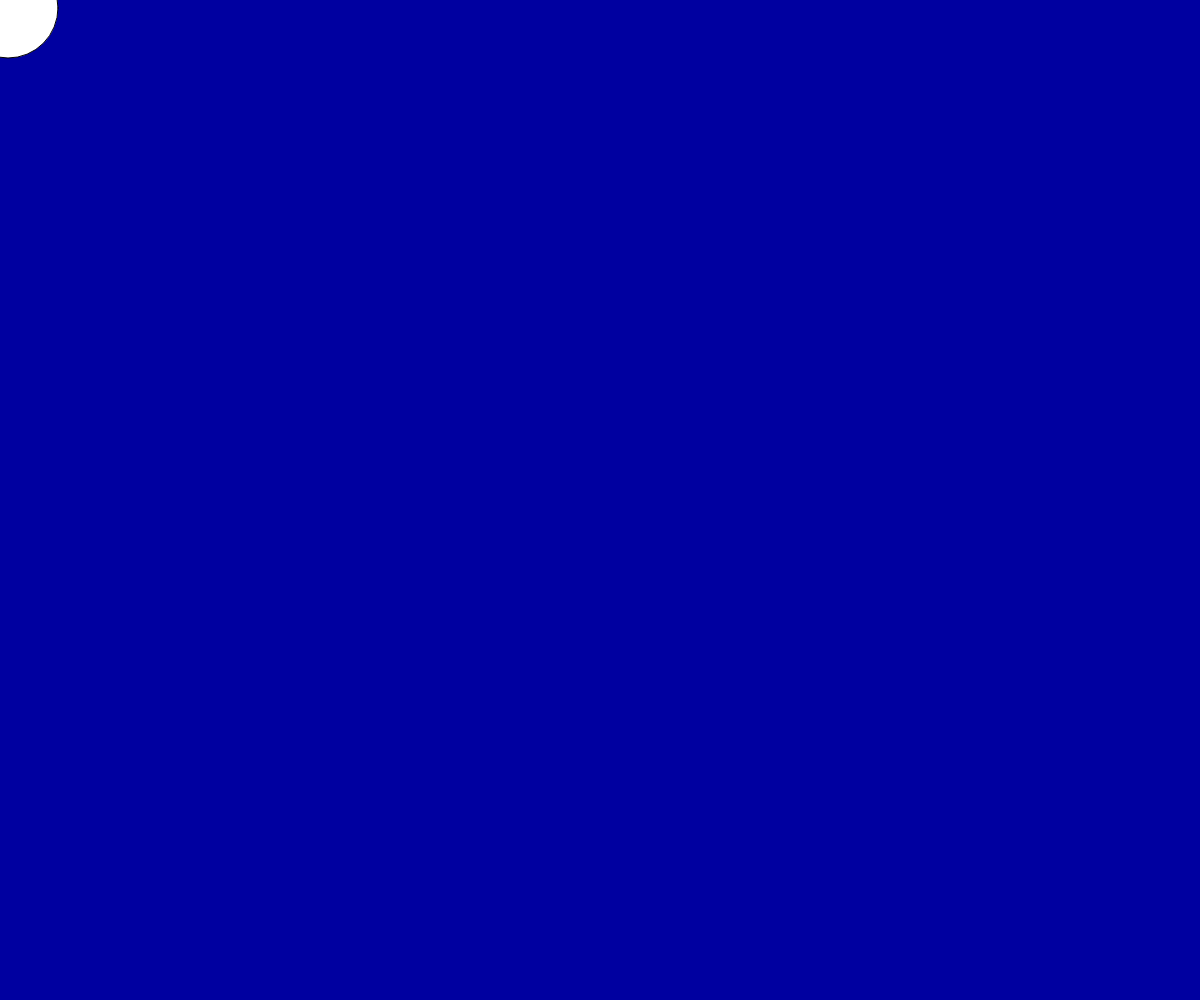
Frame 1 (no input)
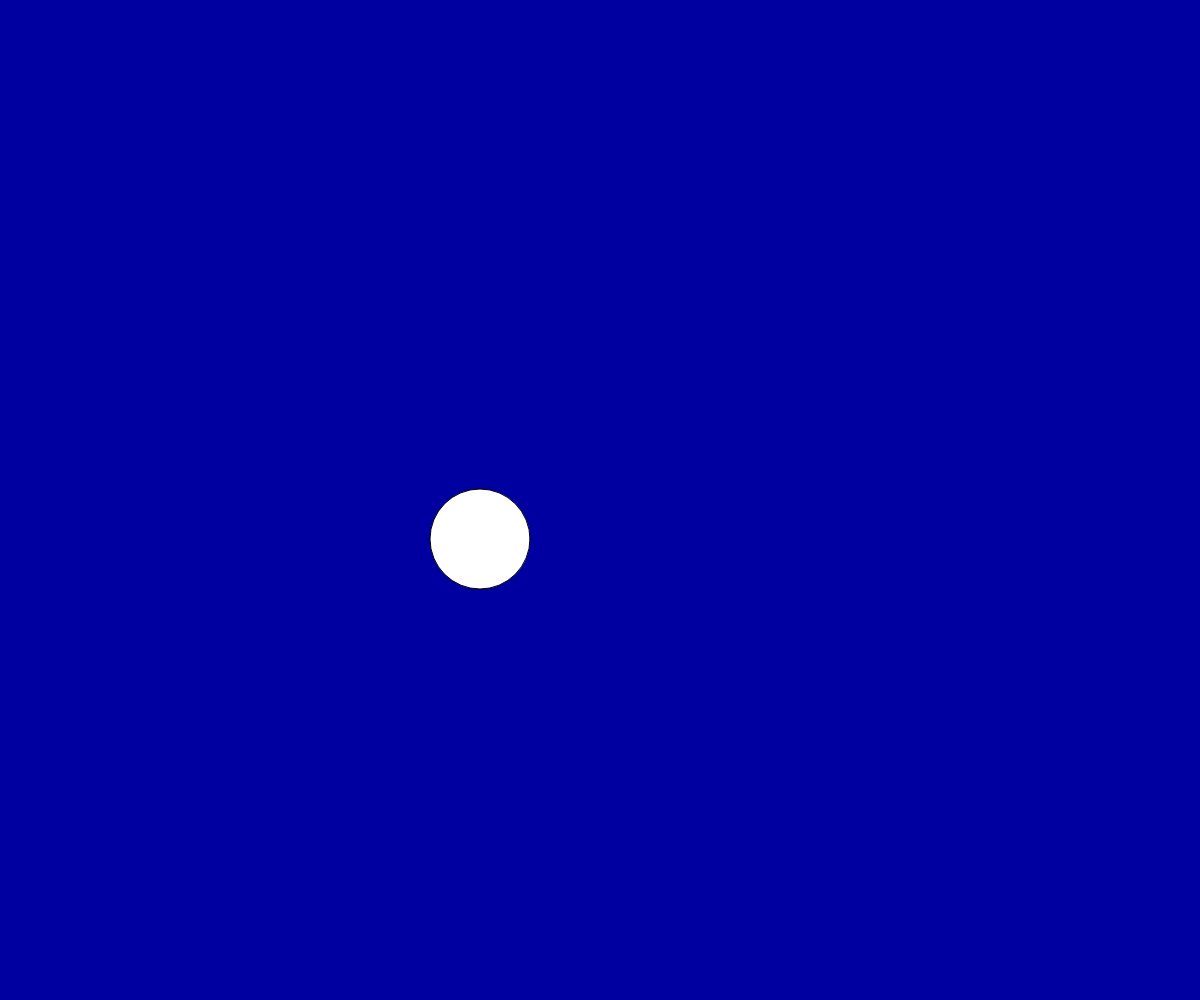
Frame 60 (no input)
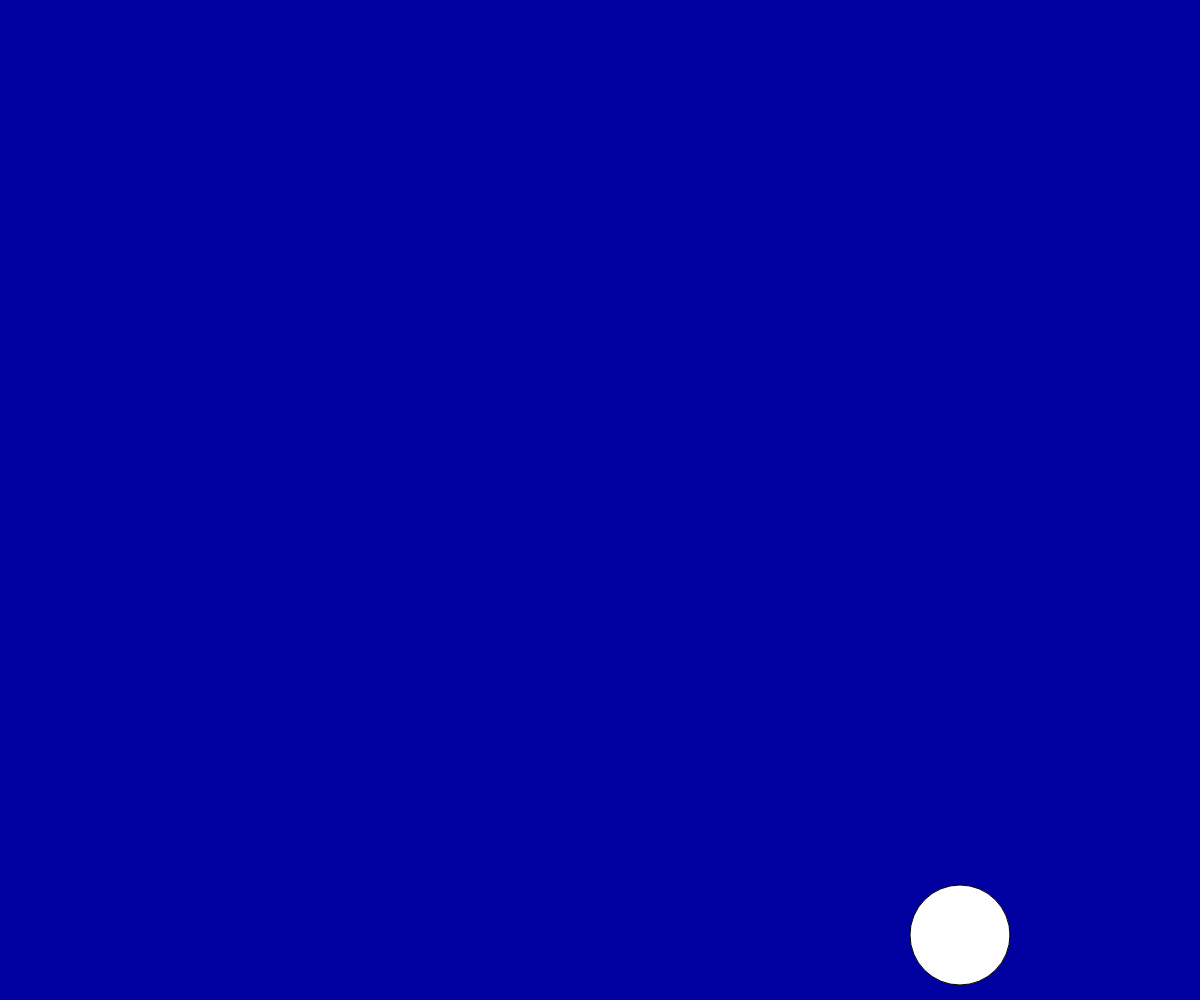
Frame 120 (the mouse pressed at the canvas centre since frame 60)

The p5.js sketch that drew these frames (run headless with seeded random() and noise() and a simulated clock; from frame 60 on, the mouse is pressed at the canvas centre):

// p5.js sketch
// ── sketch.js
let x = 8, y = 8
let yV = 9;
let xV = 8

function setup(){
 createCanvas(windowWidth,windowHeight); 


}

function draw(){

background(0, 0, 160)
ellipse(x, y, 100);

x+=xV
y+=yV

// if(x > width){
//   xV *=-1;
// }
// if (y > height){
//   yV *=-1;
// }
// if(x < 0 ){
//     xV *= -1
// }
// if(y < 0){
//     yV *= -1
if(x > width || x < 0){
  xV *= -1
}
if(y > height || y < 0){
  yV *= -1
}
}
